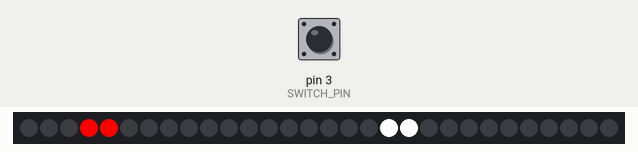
Bench run of a sketch on a simulated Arduino Uno, built with avr-gcc and run on an emulated ATmega328P. Parts: 30 RGB LEDs in strip order, left to right. Inputs (shaded band) come from the test bench; at power-on: pin 3 (SWITCH_PIN) HIGH. What the sketch prints to the serial monitor is not drawn.

Above: at 1.2 s.
1.3 s: pin 3 (SWITCH_PIN) pulled LOW for 0.15 s
At 1.38 s:
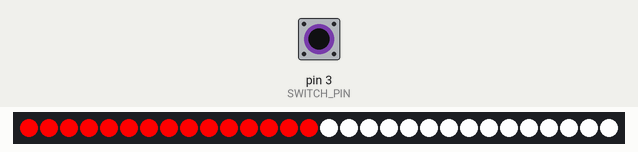
2.0 s: pin 3 (SWITCH_PIN) pulled LOW for 1 s
At 2.52 s:
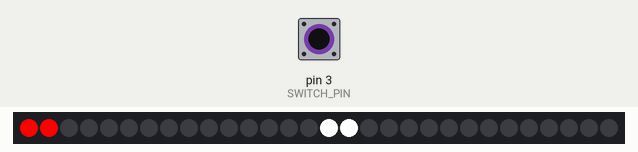
3.6 s: pin 3 (SWITCH_PIN) driven LOW
At 4.7 s:
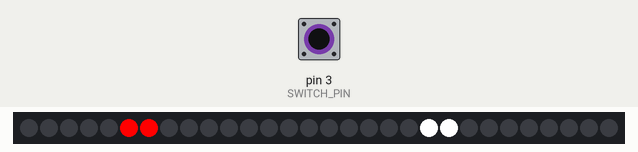
5.1 s: pin 3 (SWITCH_PIN) pulsed HIGH 2 times (0.12 s each, 0.3 s apart)
At 8.47 s:
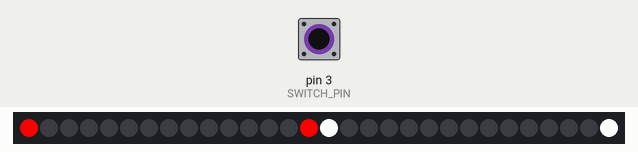

Measured:
- after the input at 1.3 s, the LEDs: change at once (image 1)
- after the input at 2.0 s, the LEDs: change after 0.34 s (image 2)
- after the input at 5.1 s, the LEDs: first differ from a run without the input after 0.15 s (image 4 shows a later state)

The sketch:

arduino-led-helmet.ino
```cpp
#define FASTLED_ALLOW_INTERRUPTS 0
#include "FastLED.h"


// How many leds in your strip?
#define NUM_LEDS 30

// For led chips like Neopixels, which have a data line, ground, and power, you just
// need to define DATA_PIN.  For led chipsets that are SPI based (four wires - data, clock,
// ground, and power), like the LPD8806 define both DATA_PIN and CLOCK_PIN
//#define CLOCK_PIN 13
#define DATA_PIN 4
#define SWITCH_PIN 3

int rearLights[15] = {0, 1, 2, 3, 4, 5, 6, 7, 8, 9, 10, 11, 12, 13, 14};
int frontLights[15] = {15, 16, 17, 18, 19, 20, 21, 22, 23, 24, 25, 26, 27, 28, 29};
const int EFFECT_BLINK = 0;
const int EFFECT_SPIN = 1;
const int EFFECT_KITT = 2;
int currentEffect = EFFECT_KITT;
unsigned long lastInterrupt;

// Define the array of leds
CRGB leds[NUM_LEDS];

void setup() {
    Serial.begin(9600);
    pinMode(SWITCH_PIN,  INPUT_PULLUP);
    attachInterrupt(digitalPinToInterrupt(SWITCH_PIN), toggle, FALLING);

      // Uncomment/edit one of the following lines for your leds arrangement.
      // FastLED.addLeds<TM1803, DATA_PIN, RGB>(leds, NUM_LEDS);
      // FastLED.addLeds<TM1804, DATA_PIN, RGB>(leds, NUM_LEDS);
      // FastLED.addLeds<TM1809, DATA_PIN, RGB>(leds, NUM_LEDS);
      // FastLED.addLeds<WS2811, DATA_PIN, RGB>(leds, NUM_LEDS);
      // FastLED.addLeds<WS2812, DATA_PIN, RGB>(leds, NUM_LEDS);
       FastLED.addLeds<WS2812B, DATA_PIN, GRB>(leds, NUM_LEDS);
  	  // FastLED.addLeds<NEOPIXEL, DATA_PIN>(leds, NUM_LEDS);
      // FastLED.addLeds<APA104, DATA_PIN, RGB>(leds, NUM_LEDS);
      // FastLED.addLeds<UCS1903, DATA_PIN, RGB>(leds, NUM_LEDS);
      // FastLED.addLeds<UCS1903B, DATA_PIN, RGB>(leds, NUM_LEDS);
      // FastLED.addLeds<GW6205, DATA_PIN, RGB>(leds, NUM_LEDS);
      // FastLED.addLeds<GW6205_400, DATA_PIN, RGB>(leds, NUM_LEDS);

      // FastLED.addLeds<WS2801, RGB>(leds, NUM_LEDS);
      // FastLED.addLeds<SM16716, RGB>(leds, NUM_LEDS);
      // FastLED.addLeds<LPD8806, RGB>(leds, NUM_LEDS);
      // FastLED.addLeds<P9813, RGB>(leds, NUM_LEDS);
      // FastLED.addLeds<APA102, RGB>(leds, NUM_LEDS);
      // FastLED.addLeds<DOTSTAR, RGB>(leds, NUM_LEDS);

      // FastLED.addLeds<WS2801, DATA_PIN, CLOCK_PIN, RGB>(leds, NUM_LEDS);
      // FastLED.addLeds<SM16716, DATA_PIN, CLOCK_PIN, RGB>(leds, NUM_LEDS);
      // FastLED.addLeds<LPD8806, DATA_PIN, CLOCK_PIN, RGB>(leds, NUM_LEDS);
      // FastLED.addLeds<P9813, DATA_PIN, CLOCK_PIN, RGB>(leds, NUM_LEDS);
      // FastLED.addLeds<APA102, DATA_PIN, CLOCK_PIN, RGB>(leds, NUM_LEDS);
      // FastLED.addLeds<DOTSTAR, DATA_PIN, CLOCK_PIN, RGB>(leds, NUM_LEDS);
}

void loop() {
  switch(currentEffect) {
    case EFFECT_BLINK:
      Serial.println("BLINK");
      doBlink();
      break;
    case EFFECT_SPIN:
      Serial.println("SPIN");
      doSpin();
      break;
    case EFFECT_KITT:
      Serial.println("KITT");
      doKitt();
      break;
    default:
      Serial.println("DEFAULT");
      break;
  }
}


void toggle() {
  if ((millis - lastInterrupt) > 300) {
    switch(currentEffect) {
      case EFFECT_BLINK:
        currentEffect = EFFECT_SPIN;
        break;
      case EFFECT_SPIN:
        currentEffect = EFFECT_KITT;
        break;
      case EFFECT_KITT:
        currentEffect = EFFECT_BLINK;
        break;
      default:
        break;
    }
    Serial.println(".");
  }
  Serial.print("|");
  lastInterrupt = millis();
  attachInterrupt(digitalPinToInterrupt(SWITCH_PIN), toggle, FALLING);
}

void doBlink() {
  while(currentEffect == EFFECT_BLINK) {
    // Turn the LED on, then pause
    for(int i = 0; i < 15; i++) {
      leds[rearLights[i]] = CRGB::Red;
    }
    for(int i = 0; i < 15; i++) {
      leds[frontLights[i]] = CRGB::White;
    }
    FastLED.show();
    //Serial.print(".");
    delay(100);
    Serial.print("B ");

    // Now turn the LED off, then pause
  for(int i = 0; i < NUM_LEDS; i++) {
      leds[i] = CRGB::Black;
    }
    FastLED.show();
    delay(400);
    attachInterrupt(digitalPinToInterrupt(SWITCH_PIN), toggle, FALLING);
  }
}

void doSpin() {
  int i = 0;
  while(currentEffect == EFFECT_SPIN) {
    for(int j = 0; j < NUM_LEDS; j++) {
      leds[j] = CRGB::Black;
    }
    //Serial.print(" ");
    //Serial.print(i);
    if(i < 14) {
      leds[i] = CRGB::Red;
      leds[i + 15] = CRGB::White;
      leds[++i] = CRGB::Red;
      leds[i + 15] = CRGB::White;
    } else if (i == 14) {
      leds[0] = CRGB::Red;
      leds[14] = CRGB::Red;
      leds[15] = CRGB::White;
      leds[29] = CRGB::White;
      i = 0;
    }
    FastLED.show();
    delay(20);
    attachInterrupt(digitalPinToInterrupt(SWITCH_PIN), toggle, FALLING);
  }
}

void doKitt() {
  int i = 0;
  int increment = 1;
  while(currentEffect == EFFECT_KITT) {
    for(int j = 0; j < NUM_LEDS; j++) {
      leds[j] = CRGB::Black;
    }
    //Serial.print(" ");
    //Serial.print(i);
    //Serial.println(i);
    leds[i] = CRGB::Red;
    leds[i + 15] = CRGB::White;
    leds[i + 1] = CRGB::Red;
    leds[i + 16] = CRGB::White;
    i += increment;
    if (i == 13) {
      increment = -1;
    }
    if (i == 0) {
      increment = 1;
    }
    FastLED.show();
    delay(50);
    attachInterrupt(digitalPinToInterrupt(SWITCH_PIN), toggle, FALLING);
  }
}
```
